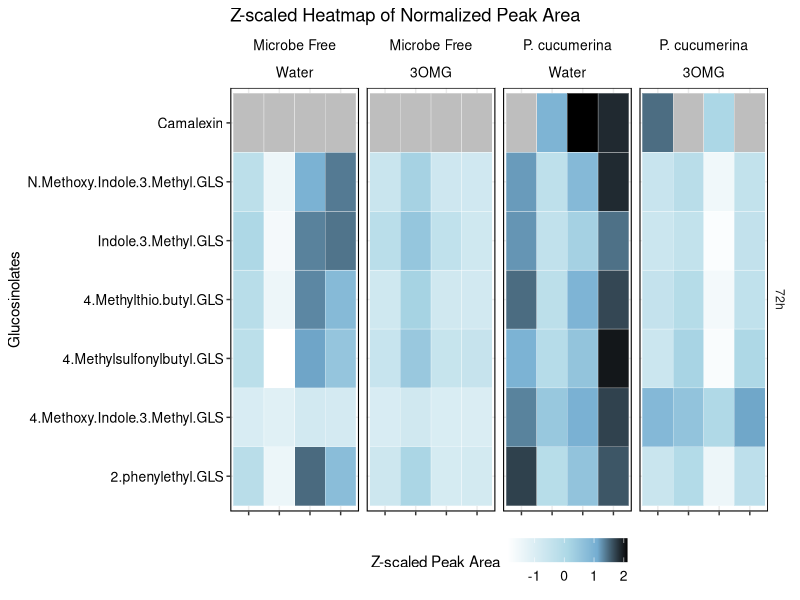
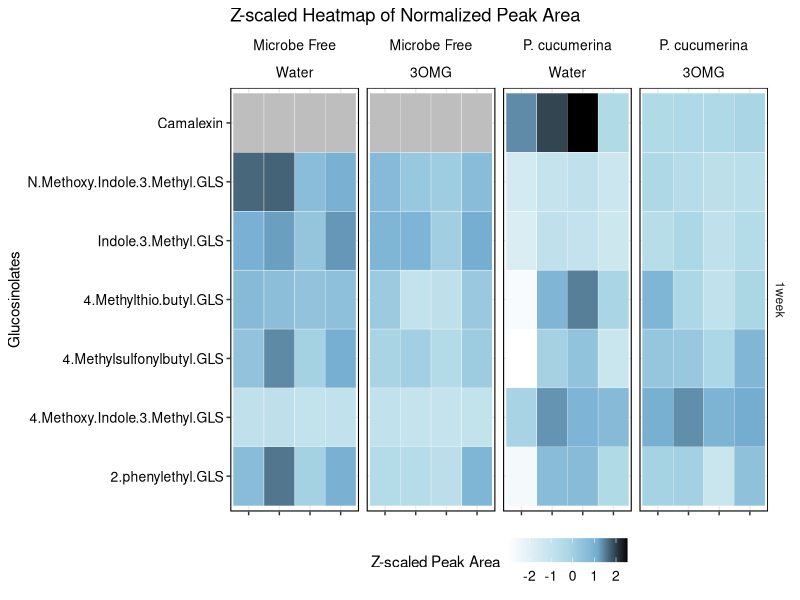
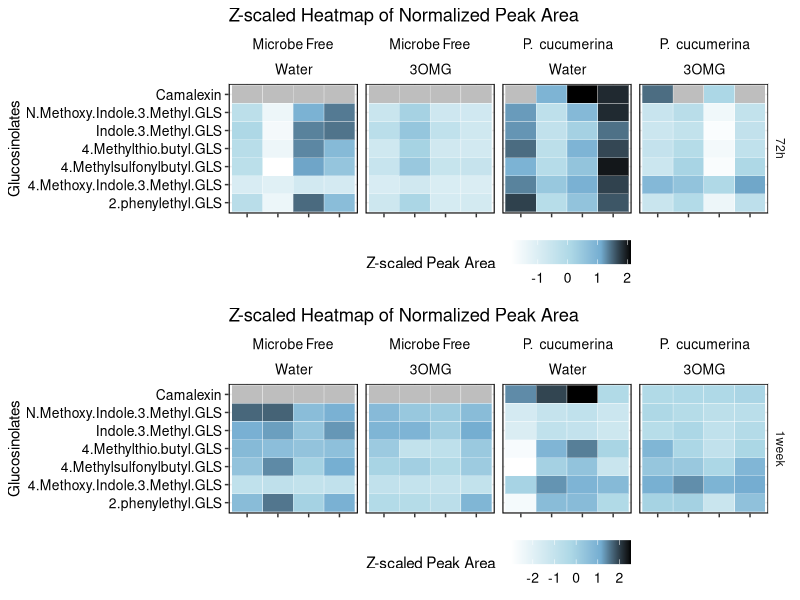

Generate these figures, in order, with R:
## ---- chunk 1
knitr::opts_knit$set(root.dir = "") 
## ---- chunk 2
R.version
## ---- chunk 3
# Load libraries
library(cowplot)
library(dplyr)
library(forcats)
library(ggplot2)
library(ggtext)
library(scales)
library(tidyr)

# Prepare base theme
base_theme <- theme_bw() +
  theme(
    strip.background = element_rect(color = "white", fill = "white"),
    strip.text.x = element_markdown(size = 10, color = "black", hjust = 0.5, vjust = 0.5),
    legend.title = element_text(size = 11),
    axis.title.y = element_text(size =11),
    legend.text = element_text(size = 10),
    axis.text.x = element_text(size = 10, color = "black", angle = 90, hjust = 1),
    axis.text.y = element_text(size = 10, color = "black"),
    panel.border = element_rect(color = "black", fill = NA, size = 0.75)
  )

## ---- chunk 4
# Read the data
df <- read.csv(file = "Df_Glucosinolates_Cam_Results.txt", header = TRUE, sep = "\t", stringsAsFactors = FALSE)

# Keep only the two microbe conditions used in the figures.
df <- subset(df, Microbe %in% c("MF", "F16"))

# Convert to long format
df_long <- data.frame(df %>%
  pivot_longer(
    cols = 10:ncol(df),
    names_to = "Glucosinolates",
    values_to = "PEAK.AREA"
  ))

# Remove pool samples before plotting.
df_long <- subset(df_long, !Carbon %in% c("Pool"))

# Normalize peak area by shoot fresh weight.
df_long <- df_long %>%
  mutate(normalized_PEAK_Area = PEAK.AREA / SFW.Plant)

# Keep compounds with available standards.
df_long <- subset(df_long, Glucosinolates %in% c("X2pe.GLS", "X4MOI3M.GLS",  "X4msb.GLS", "X4mtb.GLS", "I3M.GLS",  "NMOI3M.GLS" , "Camalexin"))

# Rename compounds for plotting.
df_long <- df_long %>%
  mutate(Glucosinolates = case_when(
    Glucosinolates == "X2.S..3but.GLS" ~ "2.sulfinyl.3.butenyl.GLS",
    Glucosinolates == "X2pe.GLS" ~ "2.phenylethyl.GLS",
    Glucosinolates == "X3bzo.GLS" ~ "3.Benzoyl.GLS",
    Glucosinolates == "X3but.GLS" ~ "3.Butenyl.GLS",
    Glucosinolates == "X3msp.GLS" ~ "3.Methylsulfinylpropyl.GLS",
    Glucosinolates == "X4bzo.GLS" ~ "4.Benzoyl.GLS",
    Glucosinolates == "X4MOI3M.GLS" ~ "4.Methoxy.Indole.3.Methyl.GLS",
    Glucosinolates == "X4msb.GLS" ~ "4.Methylsulfonylbutyl.GLS",
    Glucosinolates == "X4mtb.GLS" ~ "4.Methylthio.butyl.GLS",
    Glucosinolates == "X5msp.GLS" ~ "5.Methylsulfinylpentyl.GLS",
    Glucosinolates == "X7msh" ~ "7.Methylsulfonylheptyl",
    Glucosinolates == "X7mth.GLS" ~ "7.Methylthioheptyl.GLS",
    Glucosinolates == "X8mso.GLS" ~ "8.Methanesulfonyl.octyl.GLS",
    Glucosinolates == "X8mto.GLS" ~ "8.Methylthiooctyl.GLS",
    Glucosinolates == "X9msn.GLS" ~ "9.methylsulfonylnonyl.GLS",
    Glucosinolates == "I3M.GLS" ~ "Indole.3.Methyl.GLS",
    Glucosinolates == "NMOI3M.GLS" ~ "N.Methoxy.Indole.3.Methyl.GLS",
    Glucosinolates == "Camalexin" ~ "Camalexin",
    TRUE ~ Glucosinolates
  ))
## ---- chunk 5
# Keep only 72h samples.
df_long2 <- subset(df_long, Time.point %in% c("72h"))

# Z-scale normalized peak area per compound without aggregation.
df_long_scaled <- df_long2 %>%
  group_by(Glucosinolates) %>%
  mutate(z_scaled_PEAK_Area = scale(normalized_PEAK_Area)) %>%
  ungroup()

# Place Camalexin last.
df_long_scaled <- df_long_scaled %>%
  mutate(Glucosinolates = fct_relevel(Glucosinolates, "Camalexin", after = Inf))

# Order conditions for plotting.
df_long_scaled$Carbon <- factor(df_long_scaled$Carbon,
                                    levels = c("Water", "3OMG"))

df_long_scaled$Microbe <- factor(df_long_scaled$Microbe,
                                 levels = c("MF", "F16"))

df_long_scaled$Time.point <- factor(df_long_scaled$Time.point, levels = c("72h", "1week"))

# Plot zeros as missing values.
df_long_scaled$z_plot <- ifelse(df_long_scaled$PEAK.AREA == 0, NA, df_long_scaled$z_scaled_PEAK_Area)

# Plot heatmap
HeatMap_72h <- ggplot(df_long_scaled, aes(x = FEATURE_ID, y = Glucosinolates, fill = z_plot)) +
  geom_tile(color = "white") +
  scale_fill_gradientn(
    colors = c("white", "lightblue", "#74add1", "black"),
    values = scales::rescale(c(-2, 0, 1, 2)),
    limits = c(min(df_long_scaled$z_scaled_PEAK_Area, na.rm = TRUE),
               max(df_long_scaled$z_scaled_PEAK_Area, na.rm = TRUE)),
    na.value = "gray"
  ) +
  labs(title = "Z-scaled Heatmap of Normalized Peak Area",
       x = "Feature ID",
       y = "Glucosinolates",
       fill = "Z-scaled Peak Area") +
  base_theme +
  theme(legend.position = "bottom",
        axis.title.x = element_blank(),
        axis.text.x = element_blank()) +
  facet_grid(Time.point ~ Microbe + Carbon, scales = "free",
             labeller = labeller(Microbe = c("F16" = "P. cucumerina", "MF" = "Microbe Free")))

HeatMap_72h
## ---- chunk 6
# Keep only 1 week samples.
df_long2 <- subset(df_long, Time.point %in% c("1week"))

# Z-scale normalized peak area per compound without aggregation.
df_long_scaled <- df_long2 %>%
  group_by(Glucosinolates) %>%
  mutate(z_scaled_PEAK_Area = scale(normalized_PEAK_Area)) %>%
  ungroup()

# Place Camalexin last.
df_long_scaled <- df_long_scaled %>%
  mutate(Glucosinolates = fct_relevel(Glucosinolates, "Camalexin", after = Inf))

# Order conditions for plotting.
df_long_scaled$Carbon <- factor(df_long_scaled$Carbon,
                                    levels = c("Water", "3OMG"))

df_long_scaled$Microbe <- factor(df_long_scaled$Microbe,
                                 levels = c("MF", "F16"))

df_long_scaled$Time.point <- factor(df_long_scaled$Time.point, levels = c("72h", "1week"))

# Plot zeros as missing values.
df_long_scaled$z_plot <- ifelse(df_long_scaled$PEAK.AREA == 0, NA, df_long_scaled$z_scaled_PEAK_Area)

# Plot heatmap
HeatMap_1w <- ggplot(df_long_scaled, aes(x = FEATURE_ID, y = Glucosinolates, fill = z_plot)) +
  geom_tile(color = "white") +
  scale_fill_gradientn(
    colors = c("white", "lightblue", "#74add1", "black"),
    values = scales::rescale(c(-2, 0, 1, 2)),
    limits = c(min(df_long_scaled$z_scaled_PEAK_Area, na.rm = TRUE),
               max(df_long_scaled$z_scaled_PEAK_Area, na.rm = TRUE)),
    na.value = "gray"
  ) +
  labs(title = "Z-scaled Heatmap of Normalized Peak Area",
       x = "Feature ID",
       y = "Glucosinolates",
       fill = "Z-scaled Peak Area") +
  base_theme +
  theme(legend.position = "bottom",
        axis.title.x = element_blank(),
        axis.text.x = element_blank()) +
  facet_grid(Time.point ~ Microbe + Carbon, scales = "free",
             labeller = labeller(Microbe = c("F16" = "P. cucumerina", "MF" = "Microbe Free")))

HeatMap_1w
## ---- chunk 7
Plot_Comb1 <- plot_grid(HeatMap_72h, HeatMap_1w , rel_heights = c(1,1), rel_widths = c(1,1), nrow=2,ncol=1,   align="hv",  axis = "tb")
Plot_Comb1
